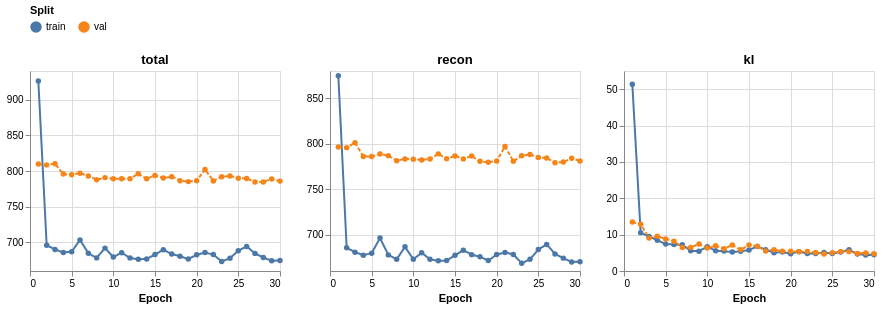

Write notebook code for a chart like this one.
### Markdown cell above
## 5. Loss curves

### Code cell
loss_plot = loss_curves(history, components=("total", "recon", "kl"))
for run_dir in run_dirs.values():
    loss_plot.save(exp.figure_path(run_dir, "loss_curves"), scale_factor=2.0)
loss_plot

### Figure 1 — Vega specification as saved in the notebook (floating-point values rounded to 4 significant figures)
{"$schema": "https://vega.github.io/schema/vega/v6.json", "data": [{"name": "source_0", "values": [{"epoch": 1, "value": 926.1, "split": "train", "component": "total", "__index_level_0__": 0}, {"epoch": 2, "value": 696.0, "split": "train", "component": "total", "__index_level_0__": 1}, {"epoch": 3, "value": 690.2, "split": "train", "component": "total", "__index_level_0__": 2}, {"epoch": 4, "value": 685.9, "split": "train", "component": "total", "__index_level_0__": 3}, {"epoch": 5, "value": 687.0, "split": "train", "component": "total", "__index_level_0__": 4}, {"epoch": 6, "value": 703.5, "split": "train", "component": "total", "__index_level_0__": 5}, {"epoch": 7, "value": 684.9, "split": "train", "component": "total", "__index_level_0__": 6}, {"epoch": 8, "value": 678.4, "split": "train", "component": "total", "__index_level_0__": 7}, {"epoch": 9, "value": 692.0, "split": "train", "component": "total", "__index_level_0__": 8}, {"epoch": 10, "value": 679.6, "split": "train", "component": "total", "__index_level_0__": 9}, {"epoch": 11, "value": 685.6, "split": "train", "component": "total", "__index_level_0__": 10}, {"epoch": 12, "value": 678.4, "split": "train", "component": "total", "__index_level_0__": 11}, {"epoch": 13, "value": 676.4, "split": "train", "component": "total", "__index_level_0__": 12}, {"epoch": 14, "value": 676.9, "split": "train", "component": "total", "__index_level_0__": 13}, {"epoch": 15, "value": 683.0, "split": "train", "component": "total", "__index_level_0__": 14}, {"epoch": 16, "value": 689.7, "split": "train", "component": "total", "__index_level_0__": 15}, {"epoch": 17, "value": 683.9, "split": "train", "component": "total", "__index_level_0__": 16}, {"epoch": 18, "value": 680.6, "split": "train", "component": "total", "__index_level_0__": 17}, {"epoch": 19, "value": 676.7, "split": "train", "component": "total", "__index_level_0__": 18}, {"epoch": 20, "value": 682.8, "split": "train", "component": "total", "__index_level_0__": 19}, {"epoch": 21, "value": 685.8, "split": "train", "component": "total", "__index_level_0__": 20}, {"epoch": 22, "value": 683.0, "split": "train", "component": "total", "__index_level_0__": 21}, {"epoch": 23, "value": 673.4, "split": "train", "component": "total", "__index_level_0__": 22}, {"epoch": 24, "value": 677.9, "split": "train", "component": "total", "__index_level_0__": 23}, {"epoch": 25, "value": 688.5, "split": "train", "component": "total", "__index_level_0__": 24}, {"epoch": 26, "value": 694.4, "split": "train", "component": "total", "__index_level_0__": 25}, {"epoch": 27, "value": 684.7, "split": "train", "component": "total", "__index_level_0__": 26}, {"epoch": 28, "value": 678.8, "split": "train", "component": "total", "__index_level_0__": 27}, {"epoch": 29, "value": 674.3, "split": "train", "component": "total", "__index_level_0__": 28}, {"epoch": 30, "value": 674.7, "split": "train", "component": "total", "__index_level_0__": 29}, {"epoch": 1, "value": 809.9, "split": "val", "component": "total", "__index_level_0__": 0}, {"epoch": 2, "value": 808.6, "split": "val", "component": "total", "__index_level_0__": 1}, {"epoch": 3, "value": 810.2, "split": "val", "component": "total", "__index_level_0__": 2}, {"epoch": 4, "value": 795.7, "split": "val", "component": "total", "__index_level_0__": 3}, {"epoch": 5, "value": 794.8, "split": "val", "component": "total", "__index_level_0__": 4}, {"epoch": 6, "value": 797.0, "split": "val", "component": "total", "__index_level_0__": 5}, {"epoch": 7, "value": 793.1, "split": "val", "component": "total", "__index_level_0__": 6}, {"epoch": 8, "value": 787.9, "split": "val", "component": "total", "__index_level_0__": 7}, {"epoch": 9, "value": 790.7, "split": "val", "component": "total", "__index_level_0__": 8}, {"epoch": 10, "value": 789.2, "split": "val", "component": "total", "__index_level_0__": 9}, {"epoch": 11, "value": 789.1, "split": "val", "component": "total", "__index_level_0__": 10}, {"epoch": 12, "value": 789.3, "split": "val", "component": "total", "__index_level_0__": 11}, {"epoch": 13, "value": 796.0, "split": "val", "component": "total", "__index_level_0__": 12}, {"epoch": 14, "value": 789.3, "split": "val", "component": "total", "__index_level_0__": 13}, {"epoch": 15, "value": 793.8, "split": "val", "component": "total", "__index_level_0__": 14}, {"epoch": 16, "value": 790.1, "split": "val", "component": "total", "__index_level_0__": 15}, {"epoch": 17, "value": 792.1, "split": "val", "component": "total", "__index_level_0__": 16}, {"epoch": 18, "value": 786.5, "split": "val", "component": "total", "__index_level_0__": 17}, {"epoch": 19, "value": 785.1, "split": "val", "component": "total", "__index_level_0__": 18}, {"epoch": 20, "value": 786.5, "split": "val", "component": "total", "__index_level_0__": 19}, {"epoch": 21, "value": 802.3, "split": "val", "component": "total", "__index_level_0__": 20}, {"epoch": 22, "value": 786.1, "split": "val", "component": "total", "__index_level_0__": 21}, {"epoch": 23, "value": 791.8, "split": "val", "component": "total", "__index_level_0__": 22}, {"epoch": 24, "value": 792.9, "split": "val", "component": "total", "__index_level_0__": 23}, {"epoch": 25, "value": 790.0, "split": "val", "component": "total", "__index_level_0__": 24}, {"epoch": 26, "value": 789.7, "split": "val", "component": "total", "__index_level_0__": 25}, {"epoch": 27, "value": 784.5, "split": "val", "component": "total", "__index_level_0__": 26}, {"epoch": 28, "value": 784.7, "split": "val", "component": "total", "__index_level_0__": 27}, {"epoch": 29, "value": 789.0, "split": "val", "component": "total", "__index_level_0__": 28}, {"epoch": 30, "value": 785.8, "split": "val", "component": "total", "__index_level_0__": 29}]}, {"name": "source_1", "values": [{"epoch": 1, "value": 874.7, "split": "train", "component": "recon", "__index_level_0__": 0}, {"epoch": 2, "value": 685.5, "split": "train", "component": "recon", "__index_level_0__": 1}, {"epoch": 3, "value": 680.7, "split": "train", "component": "recon", "__index_level_0__": 2}, {"epoch": 4, "value": 677.4, "split": "train", "component": "recon", "__index_level_0__": 3}, {"epoch": 5, "value": 679.6, "split": "train", "component": "recon", "__index_level_0__": 4}, {"epoch": 6, "value": 696.3, "split": "train", "component": "recon", "__index_level_0__": 5}, {"epoch": 7, "value": 677.7, "split": "train", "component": "recon", "__index_level_0__": 6}, {"epoch": 8, "value": 672.8, "split": "train", "component": "recon", "__index_level_0__": 7}, {"epoch": 9, "value": 686.6, "split": "train", "component": "recon", "__index_level_0__": 8}, {"epoch": 10, "value": 672.9, "split": "train", "component": "recon", "__index_level_0__": 9}, {"epoch": 11, "value": 680.0, "split": "train", "component": "recon", "__index_level_0__": 10}, {"epoch": 12, "value": 672.9, "split": "train", "component": "recon", "__index_level_0__": 11}, {"epoch": 13, "value": 671.2, "split": "train", "component": "recon", "__index_level_0__": 12}, {"epoch": 14, "value": 671.5, "split": "train", "component": "recon", "__index_level_0__": 13}, {"epoch": 15, "value": 677.2, "split": "train", "component": "recon", "__index_level_0__": 14}, {"epoch": 16, "value": 682.9, "split": "train", "component": "recon", "__index_level_0__": 15}, {"epoch": 17, "value": 678.0, "split": "train", "component": "recon", "__index_level_0__": 16}, {"epoch": 18, "value": 675.6, "split": "train", "component": "recon", "__index_level_0__": 17}, {"epoch": 19, "value": 671.5, "split": "train", "component": "recon", "__index_level_0__": 18}, {"epoch": 20, "value": 678.1, "split": "train", "component": "recon", "__index_level_0__": 19}, {"epoch": 21, "value": 680.5, "split": "train", "component": "recon", "__index_level_0__": 20}, {"epoch": 22, "value": 678.2, "split": "train", "component": "recon", "__index_level_0__": 21}, {"epoch": 23, "value": 668.5, "split": "train", "component": "recon", "__index_level_0__": 22}, {"epoch": 24, "value": 672.8, "split": "train", "component": "recon", "__index_level_0__": 23}, {"epoch": 25, "value": 683.6, "split": "train", "component": "recon", "__index_level_0__": 24}, {"epoch": 26, "value": 689.1, "split": "train", "component": "recon", "__index_level_0__": 25}, {"epoch": 27, "value": 678.8, "split": "train", "component": "recon", "__index_level_0__": 26}, {"epoch": 28, "value": 674.2, "split": "train", "component": "recon", "__index_level_0__": 27}, {"epoch": 29, "value": 669.9, "split": "train", "component": "recon", "__index_level_0__": 28}, {"epoch": 30, "value": 670.3, "split": "train", "component": "recon", "__index_level_0__": 29}, {"epoch": 1, "value": 796.3, "split": "val", "component": "recon", "__index_level_0__": 0}, {"epoch": 2, "value": 795.7, "split": "val", "component": "recon", "__index_level_0__": 1}, {"epoch": 3, "value": 801.1, "split": "val", "component": "recon", "__index_level_0__": 2}, {"epoch": 4, "value": 786.1, "split": "val", "component": "recon", "__index_level_0__": 3}, {"epoch": 5, "value": 785.9, "split": "val", "component": "recon", "__index_level_0__": 4}, {"epoch": 6, "value": 788.8, "split": "val", "component": "recon", "__index_level_0__": 5}, {"epoch": 7, "value": 786.7, "split": "val", "component": "recon", "__index_level_0__": 6}, {"epoch": 8, "value": 781.4, "split": "val", "component": "recon", "__index_level_0__": 7}, {"epoch": 9, "value": 783.3, "split": "val", "component": "recon", "__index_level_0__": 8}, {"epoch": 10, "value": 782.9, "split": "val", "component": "recon", "__index_level_0__": 9}, {"epoch": 11, "value": 782.2, "split": "val", "component": "recon", "__index_level_0__": 10}, {"epoch": 12, "value": 783.2, "split": "val", "component": "recon", "__index_level_0__": 11}, {"epoch": 13, "value": 788.8, "split": "val", "component": "recon", "__index_level_0__": 12}, {"epoch": 14, "value": 783.5, "split": "val", "component": "recon", "__index_level_0__": 13}, {"epoch": 15, "value": 786.6, "split": "val", "component": "recon", "__index_level_0__": 14}, {"epoch": 16, "value": 783.3, "split": "val", "component": "recon", "__index_level_0__": 15}, {"epoch": 17, "value": 786.6, "split": "val", "component": "recon", "__index_level_0__": 16}, {"epoch": 18, "value": 780.6, "split": "val", "component": "recon", "__index_level_0__": 17}, {"epoch": 19, "value": 779.7, "split": "val", "component": "recon", "__index_level_0__": 18}, {"epoch": 20, "value": 781.0, "split": "val", "component": "recon", "__index_level_0__": 19}, {"epoch": 21, "value": 797.0, "split": "val", "component": "recon", "__index_level_0__": 20}, {"epoch": 22, "value": 780.7, "split": "val", "component": "recon", "__index_level_0__": 21}, {"epoch": 23, "value": 786.7, "split": "val", "component": "recon", "__index_level_0__": 22}, {"epoch": 24, "value": 788.2, "split": "val", "component": "recon", "__index_level_0__": 23}, {"epoch": 25, "value": 785.0, "split": "val", "component": "recon", "__index_level_0__": 24}, {"epoch": 26, "value": 784.3, "split": "val", "component": "recon", "__index_level_0__": 25}, {"epoch": 27, "value": 779.2, "split": "val", "component": "recon", "__index_level_0__": 26}, {"epoch": 28, "value": 779.8, "split": "val", "component": "recon", "__index_level_0__": 27}, {"epoch": 29, "value": 784.0, "split": "val", "component": "recon", "__index_level_0__": 28}, {"epoch": 30, "value": 781.1, "split": "val", "component": "recon", "__index_level_0__": 29}]}, {"name": "source_2", "values": [{"epoch": 1, "value": 51.34, "split": "train", "component": "kl", "__index_level_0__": 0}, {"epoch": 2, "value": 10.53, "split": "train", "component": "kl", "__index_level_0__": 1}, {"epoch": 3, "value": 9.5, "split": "train", "component": "kl", "__index_level_0__": 2}, {"epoch": 4, "value": 8.458, "split": "train", "component": "kl", "__index_level_0__": 3}, {"epoch": 5, "value": 7.406, "split": "train", "component": "kl", "__index_level_0__": 4}, {"epoch": 6, "value": 7.28, "split": "train", "component": "kl", "__index_level_0__": 5}, {"epoch": 7, "value": 7.2, "split": "train", "component": "kl", "__index_level_0__": 6}, {"epoch": 8, "value": 5.546, "split": "train", "component": "kl", "__index_level_0__": 7}, {"epoch": 9, "value": 5.446, "split": "train", "component": "kl", "__index_level_0__": 8}, {"epoch": 10, "value": 6.704, "split": "train", "component": "kl", "__index_level_0__": 9}, {"epoch": 11, "value": 5.553, "split": "train", "component": "kl", "__index_level_0__": 10}, {"epoch": 12, "value": 5.47, "split": "train", "component": "kl", "__index_level_0__": 11}, {"epoch": 13, "value": 5.199, "split": "train", "component": "kl", "__index_level_0__": 12}, {"epoch": 14, "value": 5.421, "split": "train", "component": "kl", "__index_level_0__": 13}, {"epoch": 15, "value": 5.767, "split": "train", "component": "kl", "__index_level_0__": 14}, {"epoch": 16, "value": 6.762, "split": "train", "component": "kl", "__index_level_0__": 15}, {"epoch": 17, "value": 5.862, "split": "train", "component": "kl", "__index_level_0__": 16}, {"epoch": 18, "value": 5.038, "split": "train", "component": "kl", "__index_level_0__": 17}, {"epoch": 19, "value": 5.199, "split": "train", "component": "kl", "__index_level_0__": 18}, {"epoch": 20, "value": 4.75, "split": "train", "component": "kl", "__index_level_0__": 19}, {"epoch": 21, "value": 5.329, "split": "train", "component": "kl", "__index_level_0__": 20}, {"epoch": 22, "value": 4.816, "split": "train", "component": "kl", "__index_level_0__": 21}, {"epoch": 23, "value": 4.812, "split": "train", "component": "kl", "__index_level_0__": 22}, {"epoch": 24, "value": 5.074, "split": "train", "component": "kl", "__index_level_0__": 23}, {"epoch": 25, "value": 4.821, "split": "train", "component": "kl", "__index_level_0__": 24}, {"epoch": 26, "value": 5.206, "split": "train", "component": "kl", "__index_level_0__": 25}, {"epoch": 27, "value": 5.852, "split": "train", "component": "kl", "__index_level_0__": 26}, {"epoch": 28, "value": 4.678, "split": "train", "component": "kl", "__index_level_0__": 27}, {"epoch": 29, "value": 4.386, "split": "train", "component": "kl", "__index_level_0__": 28}, {"epoch": 30, "value": 4.463, "split": "train", "component": "kl", "__index_level_0__": 29}, {"epoch": 1, "value": 13.51, "split": "val", "component": "kl", "__index_level_0__": 0}, {"epoch": 2, "value": 12.87, "split": "val", "component": "kl", "__index_level_0__": 1}, {"epoch": 3, "value": 9.041, "split": "val", "component": "kl", "__index_level_0__": 2}, {"epoch": 4, "value": 9.579, "split": "val", "component": "kl", "__index_level_0__": 3}, {"epoch": 5, "value": 8.826, "split": "val", "component": "kl", "__index_level_0__": 4}, {"epoch": 6, "value": 8.205, "split": "val", "component": "kl", "__index_level_0__": 5}, {"epoch": 7, "value": 6.459, "split": "val", "component": "kl", "__index_level_0__": 6}, {"epoch": 8, "value": 6.496, "split": "val", "component": "kl", "__index_level_0__": 7}, {"epoch": 9, "value": 7.417, "split": "val", "component": "kl", "__index_level_0__": 8}, {"epoch": 10, "value": 6.333, "split": "val", "component": "kl", "__index_level_0__": 9}, {"epoch": 11, "value": 6.92, "split": "val", "component": "kl", "__index_level_0__": 10}, {"epoch": 12, "value": 6.099, "split": "val", "component": "kl", "__index_level_0__": 11}, {"epoch": 13, "value": 7.149, "split": "val", "component": "kl", "__index_level_0__": 12}, {"epoch": 14, "value": 5.83, "split": "val", "component": "kl", "__index_level_0__": 13}, {"epoch": 15, "value": 7.159, "split": "val", "component": "kl", "__index_level_0__": 14}, {"epoch": 16, "value": 6.777, "split": "val", "component": "kl", "__index_level_0__": 15}, {"epoch": 17, "value": 5.515, "split": "val", "component": "kl", "__index_level_0__": 16}, {"epoch": 18, "value": 5.844, "split": "val", "component": "kl", "__index_level_0__": 17}, {"epoch": 19, "value": 5.463, "split": "val", "component": "kl", "__index_level_0__": 18}, {"epoch": 20, "value": 5.408, "split": "val", "component": "kl", "__index_level_0__": 19}, {"epoch": 21, "value": 5.264, "split": "val", "component": "kl", "__index_level_0__": 20}, {"epoch": 22, "value": 5.376, "split": "val", "component": "kl", "__index_level_0__": 21}, {"epoch": 23, "value": 5.09, "split": "val", "component": "kl", "__index_level_0__": 22}, {"epoch": 24, "value": 4.706, "split": "val", "component": "kl", "__index_level_0__": 23}, {"epoch": 25, "value": 5.046, "split": "val", "component": "kl", "__index_level_0__": 24}, {"epoch": 26, "value": 5.33, "split": "val", "component": "kl", "__index_level_0__": 25}, {"epoch": 27, "value": 5.329, "split": "val", "component": "kl", "__index_level_0__": 26}, {"epoch": 28, "value": 4.814, "split": "val", "component": "kl", "__index_level_0__": 27}, {"epoch": 29, "value": 4.968, "split": "val", "component": "kl", "__index_level_0__": 28}, {"epoch": 30, "value": 4.727, "split": "val", "component": "kl", "__index_level_0__": 29}]}, {"name": "data_0", "values": [{"epoch": 1, "split": "train", "value": 926.1}, {"epoch": 2, "split": "train", "value": 696.0}, {"epoch": 3, "split": "train", "value": 690.2}, {"epoch": 4, "split": "train", "value": 685.9}, {"epoch": 5, "split": "train", "value": 687.0}, {"epoch": 6, "split": "train", "value": 703.5}, {"epoch": 7, "split": "train", "value": 684.9}, {"epoch": 8, "split": "train", "value": 678.4}, {"epoch": 9, "split": "train", "value": 692.0}, {"epoch": 10, "split": "train", "value": 679.6}, {"epoch": 11, "split": "train", "value": 685.6}, {"epoch": 12, "split": "train", "value": 678.4}, {"epoch": 13, "split": "train", "value": 676.4}, {"epoch": 14, "split": "train", "value": 676.9}, {"epoch": 15, "split": "train", "value": 683.0}, {"epoch": 16, "split": "train", "value": 689.7}, {"epoch": 17, "split": "train", "value": 683.9}, {"epoch": 18, "split": "train", "value": 680.6}, {"epoch": 19, "split": "train", "value": 676.7}, {"epoch": 20, "split": "train", "value": 682.8}, {"epoch": 21, "split": "train", "value": 685.8}, {"epoch": 22, "split": "train", "value": 683.0}, {"epoch": 23, "split": "train", "value": 673.4}, {"epoch": 24, "split": "train", "value": 677.9}, {"epoch": 25, "split": "train", "value": 688.5}, {"epoch": 26, "split": "train", "value": 694.4}, {"epoch": 27, "split": "train", "value": 684.7}, {"epoch": 28, "split": "train", "value": 678.8}, {"epoch": 29, "split": "train", "value": 674.3}, {"epoch": 30, "split": "train", "value": 674.7}, {"epoch": 1, "split": "val", "value": 809.9}, {"epoch": 2, "split": "val", "value": 808.6}, {"epoch": 3, "split": "val", "value": 810.2}, {"epoch": 4, "split": "val", "value": 795.7}, {"epoch": 5, "split": "val", "value": 794.8}, {"epoch": 6, "split": "val", "value": 797.0}, {"epoch": 7, "split": "val", "value": 793.1}, {"epoch": 8, "split": "val", "value": 787.9}, {"epoch": 9, "split": "val", "value": 790.7}, {"epoch": 10, "split": "val", "value": 789.2}, {"epoch": 11, "split": "val", "value": 789.1}, {"epoch": 12, "split": "val", "value": 789.3}, {"epoch": 13, "split": "val", "value": 796.0}, {"epoch": 14, "split": "val", "value": 789.3}, {"epoch": 15, "split": "val", "value": 793.8}, {"epoch": 16, "split": "val", "value": 790.1}, {"epoch": 17, "split": "val", "value": 792.1}, {"epoch": 18, "split": "val", "value": 786.5}, {"epoch": 19, "split": "val", "value": 785.1}, {"epoch": 20, "split": "val", "value": 786.5}, {"epoch": 21, "split": "val", "value": 802.3}, {"epoch": 22, "split": "val", "value": 786.1}, {"epoch": 23, "split": "val", "value": 791.8}, {"epoch": 24, "split": "val", "value": 792.9}, {"epoch": 25, "split": "val", "value": 790.0}, {"epoch": 26, "split": "val", "value": 789.7}, {"epoch": 27, "split": "val", "value": 784.5}, {"epoch": 28, "split": "val", "value": 784.7}, {"epoch": 29, "split": "val", "value": 789.0}, {"epoch": 30, "split": "val", "value": 785.8}]}, {"name": "data_1", "values": [{"epoch": 1, "split": "train", "value": 874.7}, {"epoch": 2, "split": "train", "value": 685.5}, {"epoch": 3, "split": "train", "value": 680.7}, {"epoch": 4, "split": "train", "value": 677.4}, {"epoch": 5, "split": "train", "value": 679.6}, {"epoch": 6, "split": "train", "value": 696.3}, {"epoch": 7, "split": "train", "value": 677.7}, {"epoch": 8, "split": "train", "value": 672.8}, {"epoch": 9, "split": "train", "value": 686.6}, {"epoch": 10, "split": "train", "value": 672.9}, {"epoch": 11, "split": "train", "value": 680.0}, {"epoch": 12, "split": "train", "value": 672.9}, {"epoch": 13, "split": "train", "value": 671.2}, {"epoch": 14, "split": "train", "value": 671.5}, {"epoch": 15, "split": "train", "value": 677.2}, {"epoch": 16, "split": "train", "value": 682.9}, {"epoch": 17, "split": "train", "value": 678.0}, {"epoch": 18, "split": "train", "value": 675.6}, {"epoch": 19, "split": "train", "value": 671.5}, {"epoch": 20, "split": "train", "value": 678.1}, {"epoch": 21, "split": "train", "value": 680.5}, {"epoch": 22, "split": "train", "value": 678.2}, {"epoch": 23, "split": "train", "value": 668.5}, {"epoch": 24, "split": "train", "value": 672.8}, {"epoch": 25, "split": "train", "value": 683.6}, {"epoch": 26, "split": "train", "value": 689.1}, {"epoch": 27, "split": "train", "value": 678.8}, {"epoch": 28, "split": "train", "value": 674.2}, {"epoch": 29, "split": "train", "value": 669.9}, {"epoch": 30, "split": "train", "value": 670.3}, {"epoch": 1, "split": "val", "value": 796.3}, {"epoch": 2, "split": "val", "value": 795.7}, {"epoch": 3, "split": "val", "value": 801.1}, {"epoch": 4, "split": "val", "value": 786.1}, {"epoch": 5, "split": "val", "value": 785.9}, {"epoch": 6, "split": "val", "value": 788.8}, {"epoch": 7, "split": "val", "value": 786.7}, {"epoch": 8, "split": "val", "value": 781.4}, {"epoch": 9, "split": "val", "value": 783.3}, {"epoch": 10, "split": "val", "value": 782.9}, {"epoch": 11, "split": "val", "value": 782.2}, {"epoch": 12, "split": "val", "value": 783.2}, {"epoch": 13, "split": "val", "value": 788.8}, {"epoch": 14, "split": "val", "value": 783.5}, {"epoch": 15, "split": "val", "value": 786.6}, {"epoch": 16, "split": "val", "value": 783.3}, {"epoch": 17, "split": "val", "value": 786.6}, {"epoch": 18, "split": "val", "value": 780.6}, {"epoch": 19, "split": "val", "value": 779.7}, {"epoch": 20, "split": "val", "value": 781.0}, {"epoch": 21, "split": "val", "value": 797.0}, {"epoch": 22, "split": "val", "value": 780.7}, {"epoch": 23, "split": "val", "value": 786.7}, {"epoch": 24, "split": "val", "value": 788.2}, {"epoch": 25, "split": "val", "value": 785.0}, {"epoch": 26, "split": "val", "value": 784.3}, {"epoch": 27, "split": "val", "value": 779.2}, {"epoch": 28, "split": "val", "value": 779.8}, {"epoch": 29, "split": "val", "value": 784.0}, {"epoch": 30, "split": "val", "value": 781.1}]}, {"name": "data_2", "values": [{"epoch": 1, "split": "train", "value": 51.34}, {"epoch": 2, "split": "train", "value": 10.53}, {"epoch": 3, "split": "train", "value": 9.5}, {"epoch": 4, "split": "train", "value": 8.458}, {"epoch": 5, "split": "train", "value": 7.406}, {"epoch": 6, "split": "train", "value": 7.28}, {"epoch": 7, "split": "train", "value": 7.2}, {"epoch": 8, "split": "train", "value": 5.546}, {"epoch": 9, "split": "train", "value": 5.446}, {"epoch": 10, "split": "train", "value": 6.704}, {"epoch": 11, "split": "train", "value": 5.553}, {"epoch": 12, "split": "train", "value": 5.47}, {"epoch": 13, "split": "train", "value": 5.199}, {"epoch": 14, "split": "train", "value": 5.421}, {"epoch": 15, "split": "train", "value": 5.767}, {"epoch": 16, "split": "train", "value": 6.762}, {"epoch": 17, "split": "train", "value": 5.862}, {"epoch": 18, "split": "train", "value": 5.038}, {"epoch": 19, "split": "train", "value": 5.199}, {"epoch": 20, "split": "train", "value": 4.75}, {"epoch": 21, "split": "train", "value": 5.329}, {"epoch": 22, "split": "train", "value": 4.816}, {"epoch": 23, "split": "train", "value": 4.812}, {"epoch": 24, "split": "train", "value": 5.074}, {"epoch": 25, "split": "train", "value": 4.821}, {"epoch": 26, "split": "train", "value": 5.206}, {"epoch": 27, "split": "train", "value": 5.852}, {"epoch": 28, "split": "train", "value": 4.678}, {"epoch": 29, "split": "train", "value": 4.386}, {"epoch": 30, "split": "train", "value": 4.463}, {"epoch": 1, "split": "val", "value": 13.51}, {"epoch": 2, "split": "val", "value": 12.87}, {"epoch": 3, "split": "val", "value": 9.041}, {"epoch": 4, "split": "val", "value": 9.579}, {"epoch": 5, "split": "val", "value": 8.826}, {"epoch": 6, "split": "val", "value": 8.205}, {"epoch": 7, "split": "val", "value": 6.459}, {"epoch": 8, "split": "val", "value": 6.496}, {"epoch": 9, "split": "val", "value": 7.417}, {"epoch": 10, "split": "val", "value": 6.333}, {"epoch": 11, "split": "val", "value": 6.92}, {"epoch": 12, "split": "val", "value": 6.099}, {"epoch": 13, "split": "val", "value": 7.149}, {"epoch": 14, "split": "val", "value": 5.83}, {"epoch": 15, "split": "val", "value": 7.159}, {"epoch": 16, "split": "val", "value": 6.777}, {"epoch": 17, "split": "val", "value": 5.515}, {"epoch": 18, "split": "val", "value": 5.844}, {"epoch": 19, "split": "val", "value": 5.463}, {"epoch": 20, "split": "val", "value": 5.408}, {"epoch": 21, "split": "val", "value": 5.264}, {"epoch": 22, "split": "val", "value": 5.376}, {"epoch": 23, "split": "val", "value": 5.09}, {"epoch": 24, "split": "val", "value": 4.706}, {"epoch": 25, "split": "val", "value": 5.046}, {"epoch": 26, "split": "val", "value": 5.33}, {"epoch": 27, "split": "val", "value": 5.329}, {"epoch": 28, "split": "val", "value": 4.814}, {"epoch": 29, "split": "val", "value": 4.968}, {"epoch": 30, "split": "val", "value": 4.727}]}, {"name": "source_0_strokeDash_domain_split_0", "values": [{"split": "train"}, {"split": "val"}]}, {"name": "data_0_strokeDash_domain_split_1", "values": [{"split": "train"}, {"split": "val"}]}, {"name": "source_1_strokeDash_domain_split_2", "values": [{"split": "train"}, {"split": "val"}]}, {"name": "data_1_strokeDash_domain_split_3", "values": [{"split": "train"}, {"split": "val"}]}, {"name": "source_2_strokeDash_domain_split_4", "values": [{"split": "train"}, {"split": "val"}]}, {"name": "data_2_strokeDash_domain_split_5", "values": [{"split": "train"}, {"split": "val"}]}], "signals": [{"name": "childWidth", "value": 250}], "marks": [{"type": "group", "name": "concat_0_group", "encode": {"update": {"height": {"signal": "height"}, "width": {"signal": "childWidth"}}}, "marks": [{"type": "group", "name": "concat_0_layer_0_pathgroup", "from": {"facet": {"data": "source_0", "name": "faceted_path_concat_0_layer_0_main", "groupby": ["split", "split"]}}, "encode": {"update": {"width": {"field": {"signal": null, "datum": null, "group": "width", "parent": null}}, "height": {"field": {"signal": null, "datum": null, "group": "height", "parent": null}}}}, "marks": [{"type": "line", "name": "concat_0_layer_0_marks", "from": {"data": "faceted_path_concat_0_layer_0_main"}, "sort": {"field": "x"}, "encode": {"update": {"stroke": {"field": "split", "scale": "color"}, "strokeDash": {"field": "split", "scale": "strokeDash"}, "x": {"field": "epoch", "scale": "concat_0_x"}, "y": {"field": "value", "scale": "concat_0_y"}, "defined": {"signal": "isValid(datum[\"epoch\"]) && isFinite(+datum[\"epoch\"]) && isValid(datum[\"value\"]) && isFinite(+datum[\"value\"])"}}}, "style": ["line"]}]}, {"type": "symbol", "name": "concat_0_layer_1_marks", "from": {"data": "data_0"}, "encode": {"update": {"fill": {"field": "split", "scale": "color"}, "strokeDash": {"field": "split", "scale": "strokeDash"}, "x": {"field": "epoch", "scale": "concat_0_x"}, "y": {"field": "value", "scale": "concat_0_y"}, "opacity": {"value": 1}}}, "style": ["point"]}], "axes": [{"scale": "concat_0_x", "ticks": false, "maxExtent": 0, "grid": true, "zindex": 0, "gridScale": "concat_0_y", "minExtent": 0, "tickCount": {"signal": "ceil(childWidth/40)"}, "domain": false, "labels": false, "orient": "bottom", "aria": false}, {"scale": "concat_0_y", "aria": false, "labels": false, "domain": false, "gridScale": "concat_0_x", "ticks": false, "grid": true, "tickCount": {"signal": "ceil(height/40)"}, "maxExtent": 0, "zindex": 0, "minExtent": 0, "orient": "left"}, {"scale": "concat_0_x", "labelOverlap": true, "tickCount": {"signal": "ceil(childWidth/40)"}, "labelFlush": true, "zindex": 0, "orient": "bottom", "title": "Epoch", "grid": false}, {"scale": "concat_0_y", "grid": false, "tickCount": {"signal": "ceil(height/40)"}, "zindex": 0, "labelOverlap": true, "orient": "left"}], "title": {"text": "total", "frame": "group"}, "style": "cell"}, {"type": "group", "name": "concat_1_group", "encode": {"update": {"height": {"signal": "height"}, "width": {"signal": "childWidth"}}}, "marks": [{"type": "group", "name": "concat_1_layer_0_pathgroup", "from": {"facet": {"data": "source_1", "name": "faceted_path_concat_1_layer_0_main", "groupby": ["split", "split"]}}, "encode": {"update": {"height": {"field": {"signal": null, "datum": null, "group": "height", "parent": null}}, "width": {"field": {"signal": null, "datum": null, "group": "width", "parent": null}}}}, "marks": [{"type": "line", "name": "concat_1_layer_0_marks", "from": {"data": "faceted_path_concat_1_layer_0_main"}, "sort": {"field": "x"}, "encode": {"update": {"x": {"field": "epoch", "scale": "concat_1_x"}, "defined": {"signal": "isValid(datum[\"epoch\"]) && isFinite(+datum[\"epoch\"]) && isValid(datum[\"value\"]) && isFinite(+datum[\"value\"])"}, "stroke": {"field": "split", "scale": "color"}, "y": {"field": "value", "scale": "concat_1_y"}, "strokeDash": {"field": "split", "scale": "strokeDash"}}}, "style": ["line"]}]}, {"type": "symbol", "name": "concat_1_layer_1_marks", "from": {"data": "data_1"}, "encode": {"update": {"x": {"field": "epoch", "scale": "concat_1_x"}, "y": {"field": "value", "scale": "concat_1_y"}, "fill": {"field": "split", "scale": "color"}, "opacity": {"value": 1}, "strokeDash": {"field": "split", "scale": "strokeDash"}}}, "style": ["point"]}], "axes": [{"scale": "concat_1_x", "ticks": false, "minExtent": 0, "aria": false, "gridScale": "concat_1_y", "grid": true, "orient": "bottom", "tickCount": {"signal": "ceil(childWidth/40)"}, "labels": false, "maxExtent": 0, "domain": false, "zindex": 0}, {"scale": "concat_1_y", "grid": true, "gridScale": "concat_1_x", "tickCount": {"signal": "ceil(height/40)"}, "aria": false, "orient": "left", "domain": false, "labels": false, "maxExtent": 0, "minExtent": 0, "ticks": false, "zindex": 0}, {"scale": "concat_1_x", "labelOverlap": true, "orient": "bottom", "title": "Epoch", "grid": false, "labelFlush": true, "tickCount": {"signal": "ceil(childWidth/40)"}, "zindex": 0}, {"scale": "concat_1_y", "orient": "left", "tickCount": {"signal": "ceil(height/40)"}, "zindex": 0, "labelOverlap": true, "grid": false}], "title": {"text": "recon", "frame": "group"}, "style": "cell"}, {"type": "group", "name": "concat_2_group", "encode": {"update": {"width": {"signal": "childWidth"}, "height": {"signal": "height"}}}, "marks": [{"type": "group", "name": "concat_2_layer_0_pathgroup", "from": {"facet": {"data": "source_2", "name": "faceted_path_concat_2_layer_0_main", "groupby": ["split", "split"]}}, "encode": {"update": {"width": {"field": {"signal": null, "datum": null, "group": "width", "parent": null}}, "height": {"field": {"signal": null, "datum": null, "group": "height", "parent": null}}}}, "marks": [{"type": "line", "name": "concat_2_layer_0_marks", "from": {"data": "faceted_path_concat_2_layer_0_main"}, "sort": {"field": "x"}, "encode": {"update": {"x": {"field": "epoch", "scale": "concat_2_x"}, "stroke": {"field": "split", "scale": "color"}, "y": {"field": "value", "scale": "concat_2_y"}, "defined": {"signal": "isValid(datum[\"epoch\"]) && isFinite(+datum[\"epoch\"]) && isValid(datum[\"value\"]) && isFinite(+datum[\"value\"])"}, "strokeDash": {"field": "split", "scale": "strokeDash"}}}, "style": ["line"]}]}, {"type": "symbol", "name": "concat_2_layer_1_marks", "from": {"data": "data_2"}, "encode": {"update": {"y": {"field": "value", "scale": "concat_2_y"}, "opacity": {"value": 1}, "strokeDash": {"field": "split", "scale": "strokeDash"}, "fill": {"field": "split", "scale": "color"}, "x": {"field": "epoch", "scale": "concat_2_x"}}}, "style": ["point"]}], "axes": [{"scale": "concat_2_x", "gridScale": "concat_2_y", "ticks": false, "domain": false, "grid": true, "aria": false, "orient": "bottom", "maxExtent": 0, "minExtent": 0, "tickCount": {"signal": "ceil(childWidth/40)"}, "labels": false, "zindex": 0}, {"scale": "concat_2_y", "orient": "left", "grid": true, "gridScale": "concat_2_x", "tickCount": {"signal": "ceil(height/40)"}, "minExtent": 0, "labels": false, "ticks": false, "maxExtent": 0, "aria": false, "zindex": 0, "domain": false}, {"scale": "concat_2_x", "labelFlush": true, "labelOverlap": true, "zindex": 0, "title": "Epoch", "grid": false, "orient": "bottom", "tickCount": {"signal": "ceil(childWidth/40)"}}, {"scale": "concat_2_y", "orient": "left", "zindex": 0, "labelOverlap": true, "grid": false, "tickCount": {"signal": "ceil(height/40)"}}], "title": {"text": "kl", "frame": "group"}, "style": "cell"}], "scales": [{"name": "color", "type": "ordinal", "domain": ["train", "val"], "range": ["#4c78a8", "#f58518"]}, {"name": "strokeDash", "type": "ordinal", "domain": {"fields": [{"data": "source_0_strokeDash_domain_split_0", "field": "split"}, {"data": "data_0_strokeDash_domain_split_1", "field": "split"}, {"data": "source_1_strokeDash_domain_split_2", "field": "split"}, {"data": "data_1_strokeDash_domain_split_3", "field": "split"}, {"data": "source_2_strokeDash_domain_split_4", "field": "split"}, {"data": "data_2_strokeDash_domain_split_5", "field": "split"}], "sort": true}, "range": [[1, 0], [4, 2], [2, 1], [1, 1], [1, 2, 4, 2]]}, {"name": "concat_0_x", "type": "linear", "domain": {"fields": [{"data": "source_0", "field": "epoch"}, {"data": "data_0", "field": "epoch"}]}, "range": [0, {"signal": "childWidth"}], "nice": true, "zero": false}, {"name": "concat_0_y", "type": "linear", "domain": {"fields": [{"data": "source_0", "field": "value"}, {"data": "data_0", "field": "value"}]}, "range": [{"signal": "height"}, 0], "zero": false, "nice": true}, {"name": "concat_1_x", "type": "linear", "domain": {"fields": [{"data": "source_1", "field": "epoch"}, {"data": "data_1", "field": "epoch"}]}, "range": [0, {"signal": "childWidth"}], "zero": false, "nice": true}, {"name": "concat_1_y", "type": "linear", "domain": {"fields": [{"data": "source_1", "field": "value"}, {"data": "data_1", "field": "value"}]}, "range": [{"signal": "height"}, 0], "nice": true, "zero": false}, {"name": "concat_2_x", "type": "linear", "domain": {"fields": [{"data": "source_2", "field": "epoch"}, {"data": "data_2", "field": "epoch"}]}, "range": [0, {"signal": "childWidth"}], "nice": true, "zero": false}, {"name": "concat_2_y", "type": "linear", "domain": {"fields": [{"data": "source_2", "field": "value"}, {"data": "data_2", "field": "value"}]}, "range": [{"signal": "height"}, 0], "zero": false, "nice": true}], "height": 200, "layout": {"padding": 20, "bounds": "full", "align": "each"}, "background": "white", "padding": 5, "legends": [{"orient": "top", "title": "Split", "stroke": "color", "direction": "horizontal", "symbolType": "circle", "fill": "color", "encode": {"symbols": {"update": {"opacity": {"value": 1}}}}}]}
